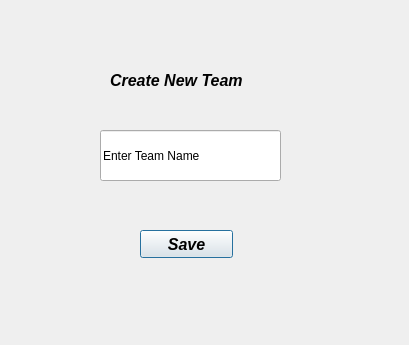
<?xml version="1.0" encoding="UTF-8"?>
<ui version="4.0">
 <class>Dialog</class>
 <widget class="QDialog" name="Dialog">
  <property name="geometry">
   <rect>
    <x>0</x>
    <y>0</y>
    <width>409</width>
    <height>345</height>
   </rect>
  </property>
  <property name="windowTitle">
   <string>Dialog</string>
  </property>
  <widget class="QLabel" name="label">
   <property name="geometry">
    <rect>
     <x>110</x>
     <y>60</y>
     <width>201</width>
     <height>41</height>
    </rect>
   </property>
   <property name="font">
    <font>
     <family>Arial</family>
     <pointsize>12</pointsize>
     <weight>75</weight>
     <italic>true</italic>
     <bold>true</bold>
    </font>
   </property>
   <property name="text">
    <string>Create New Team</string>
   </property>
  </widget>
  <widget class="QLineEdit" name="team_name">
   <property name="geometry">
    <rect>
     <x>100</x>
     <y>130</y>
     <width>181</width>
     <height>51</height>
    </rect>
   </property>
   <property name="text">
    <string>Enter Team Name</string>
   </property>
  </widget>
  <widget class="QPushButton" name="savename">
   <property name="geometry">
    <rect>
     <x>140</x>
     <y>230</y>
     <width>93</width>
     <height>28</height>
    </rect>
   </property>
   <property name="font">
    <font>
     <family>Arial</family>
     <pointsize>12</pointsize>
     <weight>75</weight>
     <italic>true</italic>
     <bold>true</bold>
    </font>
   </property>
   <property name="text">
    <string>Save</string>
   </property>
  </widget>
 </widget>
 <resources/>
 <connections/>
</ui>
